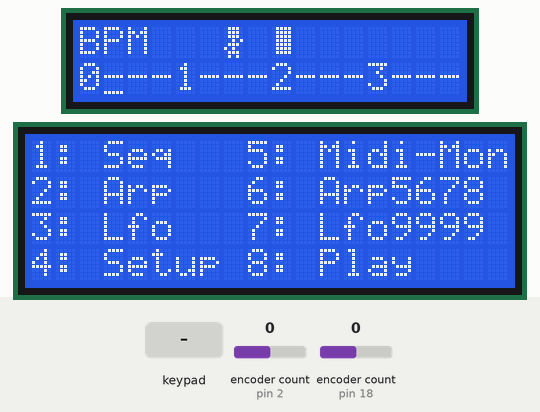
Recording of a sketch running on a simulated Arduino Mega 2560, built with avr-gcc and run on an emulated ATmega2560. Shown: 16×2 character LCD, 20×4 character LCD. Wiring (inferred from the signals the program sends): 4×4 keypad with keys 1 7 8 9 A 4 5 6 B C 2 3 D E 0 F: rows pin 54, pin 56, pin 59, pin 61; columns pin 55, pin 57, pin 58, pin 60. The inputs (shaded band) are chosen by the test bench; at power-on: encoder count (sensors on pin 2, pin 18) 0. MIDI output is not drawn; random numbers use the default seed unless the sketch sets one.

Above: at 1.3 s.
1.4 s: keypad keys 1 2 3 4 pressed 0.4 s apart
At 3.9 s:
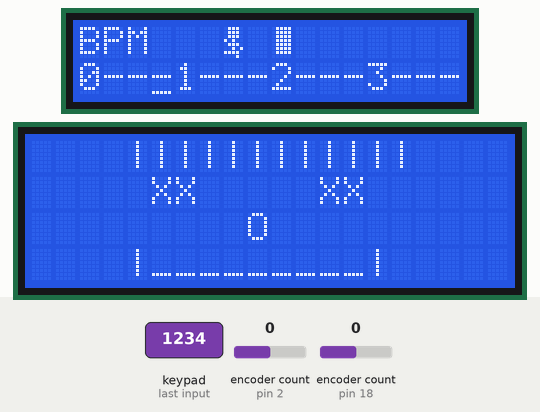
6.0 s: key '1' pressed
At 6.8 s:
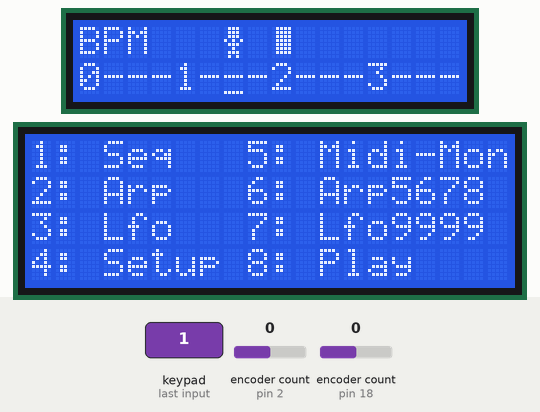
9.0 s: key '5' pressed
At 9.9 s:
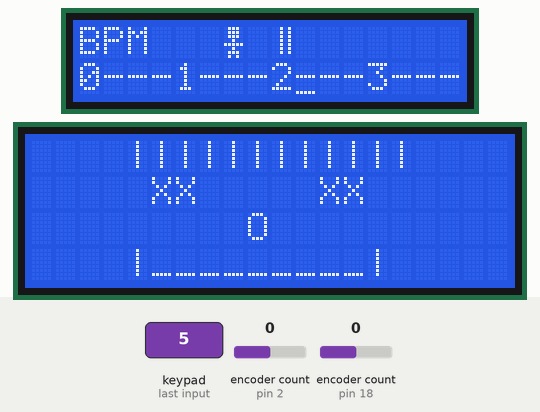
12.0 s: key 'D' pressed
At 12.5 s:
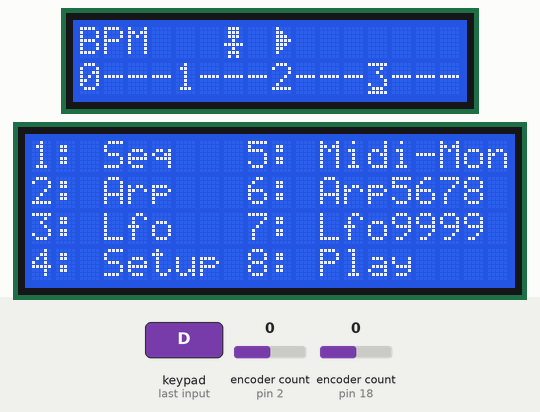
15.0 s: keypad keys 1 2 3 4 pressed 0.4 s apart
At 17.5 s:
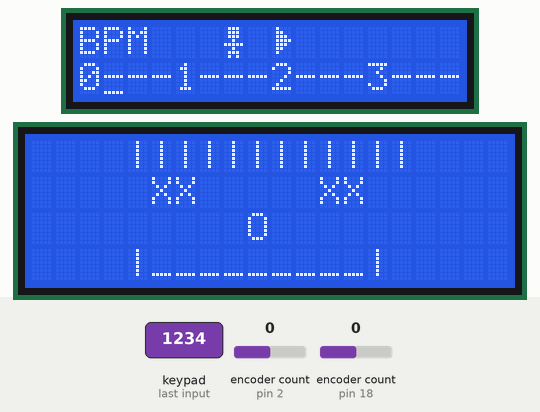
19.6 s: key '1' pressed
At 21.8 s:
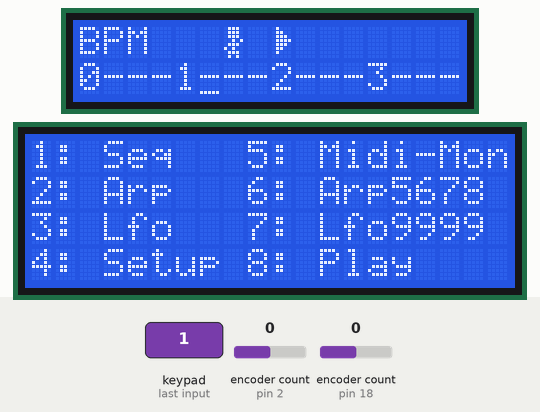
Timing chart, 0 to 23.3 s (numbered marks = the images above; inputs shaded):
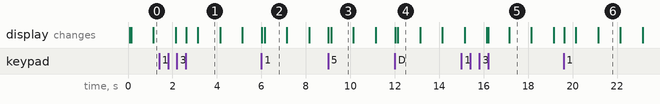

The sketch:

midiController.ino
```cpp
#include <Encoder.h>
#include <MIDI.h>
#include <TimerThree.h>

#include "input.h"
#include "customCharArrays.h"
#include "bpmClock.h"
#include "keyLayout.h"
#include "screen0Displays.h"
#include "screen1Displays.h"


#define DEBUG 1

Encoder rotEnc1(18, 19);
Encoder rotEnc0(2, 3);


struct MidiSettings : public midi::DefaultSettings{
    static const unsigned SysExMaxSize = 32; // Accept SysEx messages up to 32(old_1024) bytes long.
};

MIDI_CREATE_CUSTOM_INSTANCE(HardwareSerial, Serial3, MIDI, MidiSettings);


String noteNames[] = { "C", "C#", "D", "D#", "E", "F", "F#", "G", "G#", "A", "A#", "H" };


void setup() {
  analogWrite(lcd0Pwm, 128);
  analogWrite(lcd1Pwm, 128);
  analogWrite(lcd0Contrast, 80);
  analogWrite(lcd1Contrast, 50);

  lcd0.createChar(0, customCharPLAY);
  lcd0.createChar(1, customCharPAUSE);
  lcd0.createChar(2, customCharSTOP);

  lcd0.createChar(3, customCharMEN0);
  lcd0.createChar(4, customCharMEN1);
  lcd0.createChar(5, customCharMEN2);
  lcd0.createChar(6, customCharMEN3);
  lcd0.createChar(7, customCharMEN4);

  lcd1.createChar(3, customCharMEN0);
  lcd1.createChar(4, customCharMEN1);
  lcd1.createChar(5, customCharMEN2);
  lcd1.createChar(6, customCharMEN3);
  lcd1.createChar(7, customCharMEN4);

  lcd0.begin(16, 2);
  lcd1.begin(20, 4);
  lcd0.cursor();

  if(DEBUG){ Serial.begin(115200); }

  MIDI.setHandleNoteOn(false);
  MIDI.setHandleNoteOff(false);
  MIDI.setHandleControlChange(false);
  MIDI.setHandleClock(false);
  MIDI.setHandleStart(false);
  MIDI.setHandleContinue(false);
  MIDI.setHandleStop(false);
  MIDI.begin(MIDI_CHANNEL_OMNI);

  Timer3.initialize(microFromBpm(60));
  Timer3.attachInterrupt(countBpm);
}


void checkMenuPLAY(byte keys){

}


void checkMenuAction(byte keys){
  if(keys==0){ return;  }
  else if(keys==1){ menuPos = 0;}
  if(menuPos!=menuPosOld){ // render main screen if menuposition changed
    screen1Displayed = 0;
    menuPosOld = menuPos;
  }

  if(menuPos==0 ){              // MAIN MENU
    menuPos = getFromLayout(keys, NUMBER_LAYOUT);
  } else if(menuPos==7 ){       // PLAY SCREEN
    checkMenuPLAY(keys);
  } else {
    menuPos = 0;
  }
}


byte priorityCnt = 0;
byte priorityLevel1 = 15;
byte priorityLevel2 = 255;

void priority1Loop(){
  byte keys = readKeyPad();
  checkMenuAction(keys);
}

void priority2Loop(){
  checkScreen1();
  checkScreen0();
}


void loop() {
  MIDI.read(); // repeat fast as possible // level 0 priority
  if(priorityCnt&priorityLevel1==priorityLevel1){ priority1Loop(); }
  if(priorityCnt&priorityLevel2==priorityLevel2){ priority2Loop(); }

  priorityCnt++;
}


//////////////////////////////////////////////////////
////////////// For later use, or not. ///////////////
////////////////////////////////////////////////////

void debugInput(byte keys){
  if(keys>0){
    lcd1.setCursor(0,0);
    lcd1.print(keys&15);
    lcd1.setCursor(0,1);
    lcd1.print(keys>>4&15);
    lcd1.setCursor(9,0);
    lcd1.print(keys, BIN);
    lcd1.setCursor(9,1);
    lcd1.print(keys, DEC);
  }
    lcd1.setCursor(0,2);
    lcd1.print("    ");
    lcd1.setCursor(0,2);
    lcd1.print(rotEnc0.read());
    lcd1.setCursor(0,3);
    lcd1.print("    ");
    lcd1.setCursor(0,3);
    lcd1.print(rotEnc1.read());
}
```

bpmClock.h
```cpp
// variables for bpm and sequencers
volatile unsigned int bpmCount = 0;
volatile byte screen0Displayed = 0;

unsigned long microFromBpm(int bpm){
  return (60*1000000)/bpm;
}

void countBpm(){ // interrupt event
  bpmCount++;
  screen0Displayed = 0;
}
```

customCharArrays.h
```cpp
byte customCharPLAY[8] = {
  0b01000,
  0b01100,
  0b01110,
  0b01111,
  0b01110,
  0b01100,
  0b01000,
  0b00000
};
byte customCharPAUSE[8] = {
  0b00101,
  0b00101,
  0b00101,
  0b00101,
  0b00101,
  0b00101,
  0b00101,
  0b00000
};
byte customCharSTOP[8] = {
  0b01111,
  0b01111,
  0b01111,
  0b01111,
  0b01111,
  0b01111,
  0b01111,
  0b00000
};

byte customCharMEN1[8] = {
  0b01110,
  0b01110,
  0b01110,
  0b00100,
  0b11111,
  0b00100,
  0b11111,
  0b00000
};
byte customCharMEN0[8] = {
  0b01110,
  0b01110,
  0b01110,
  0b00100,
  0b11111,
  0b00100,
  0b01110,
  0b01010
};
byte customCharMEN2[8] = {
  0b01110,
  0b01110,
  0b01110,
  0b10101,
  0b01110,
  0b00100,
  0b01110,
  0b01010
};
byte customCharMEN3[8] = {
  0b01110,
  0b01110,
  0b01110,
  0b00101,
  0b01110,
  0b10100,
  0b01110,
  0b01010
};
byte customCharMEN4[8] = {
  0b01110,
  0b01110,
  0b01110,
  0b10100,
  0b01110,
  0b00101,
  0b11110,
  0b00010
};
```

input.h
```cpp
byte readKeyPad() {
  PORTF =  B01011010; // setPullups
  DDRF =   B10100101; // set InpuOutput // zero==input

  static byte pressed = 0;
  byte activeRow = 0;
  byte activeCol = 0;
  byte f = PINF;

  if(f==B01011010){ // keypress
     pressed = 0;
     //Serial.println("clear");
  } else if(pressed==0){ // release
      pressed = 1;
      if(f==82){ activeRow = 1;
      } else if(f==74){ activeRow = 2;
      } else if(f==88){ activeRow = 3;
      } else if(f==26){ activeRow = 4;
      }


      PORTF =  B10100101; // setPullups
      DDRF =   B01011010; // set InpuOutput // zero==input
      PINF = PINF;
      f = PINF;

      if(f==164){ activeCol = 1;
      } else if(f==161){ activeCol = 2;
      } else if(f==133){ activeCol = 3;
      } else if(f==37){ activeCol = 4;
      }

    }

    return activeRow|(activeCol<<4);
}
```

keyLayout.h
```cpp
#define NUMBER_LAYOUT 0
#define NOTE_LAYOUT 1

byte getFromLayout(byte keys, byte keyLayout) {
  static char keyLayoutNUMBERS[] = {
       -1, 7, 8, 9,
       -1, 4, 5, 6,
       -1, 1, 2, 3,
       -1, -1, 0,-1
  };

  static char keyLayoutNOTES[] = {
       -1, 9, 10, 11,
       20, 6, 7, 8,
       30, 3, 4, 5,
       40, 0, 1,2
  };

  byte col = 3-((keys&15)-1);
  byte row = ((keys>>4)&15)-1;
  if(keyLayout==NUMBER_LAYOUT)    return keyLayoutNUMBERS[(col*4)+row];
  else if(keyLayout==NOTE_LAYOUT) return keyLayoutNOTES[(col*4)+row];
  else return 666;

}
```

screen0Displays.h
```cpp
#include <LiquidCrystal.h>
#define lcd0Pwm 12
#define lcd1Pwm 11
#define lcd0Contrast 10
#define lcd1Contrast 9
#define rs 51
#define en0 49
#define en1 53
#define d4 52
#define d5 50
#define d6 48
#define d7 46

LiquidCrystal lcd0(rs, en0, d4, d5, d6, d7);

void checkScreen0(){
  //lcd1.clear();
  if(screen0Displayed==1) return;
  screen0Displayed = 1;
  lcd0.noCursor();
  lcd0.setCursor(0,0); lcd0.print("BPM");
  lcd0.setCursor(6,0); lcd0.write((uint8_t)random(5)+3);
  lcd0.setCursor(8,0); lcd0.write((uint8_t)random(3));
  lcd0.setCursor(0,1); lcd0.print("0---1---2---3---");
  lcd0.cursor();
  lcd0.setCursor(((bpmCount)&15),1); // sequence thru steps
}
```

screen1Displays.h
```cpp
#include <LiquidCrystal.h>
#define lcd0Pwm 12
#define lcd1Pwm 11
#define lcd0Contrast 10
#define lcd1Contrast 9
#define rs 51
#define en0 49
#define en1 53
#define d4 52
#define d5 50
#define d6 48
#define d7 46
LiquidCrystal lcd1(rs, en1, d4, d5, d6, d7);

// Global Variables ---- MENU //////
byte menuPos = 0;
byte menuPosOld = 0;

byte screen1Displayed = 0;

void dispMenu0(){
  lcd1.setCursor(0,0); lcd1.print("1: Seq    ");
  lcd1.setCursor(0,1); lcd1.print("2: Arp    ");
  lcd1.setCursor(0,2); lcd1.print("3: Lfo    ");
  lcd1.setCursor(0,3); lcd1.print("4: Setup  ");
  lcd1.setCursor(9,0); lcd1.print("5: Midi-Mon");
  lcd1.setCursor(9,1); lcd1.print("6: Arp5678");
  lcd1.setCursor(9,2); lcd1.print("7: Lfo9999");
  lcd1.setCursor(9,3); lcd1.print("8: Play");
}

void dispMenuX(){
  lcd1.clear();
  lcd1.setCursor(0,0); lcd1.print("    ||||||||||||");
  lcd1.setCursor(0,1); lcd1.print("     XX     XX");
  lcd1.setCursor(0,2); lcd1.print("         O");
  lcd1.setCursor(0,3); lcd1.print("    |_________|");
}

void dispMenuPLAY(){
  lcd1.clear();
  lcd1.setCursor(0,0); lcd1.print("Octave:");
  lcd1.setCursor(0,1); lcd1.print("Note:  ");
  lcd1.setCursor(0,2); lcd1.print("NoteNr:");
  lcd1.setCursor(0,3); lcd1.write(3);lcd1.write(4);lcd1.write(5);lcd1.write(6);lcd1.write(7);lcd1.write(8);lcd1.write(9);lcd1.write(3);lcd1.write(4);lcd1.write(5);lcd1.write(6);lcd1.write(7);lcd1.write(8);lcd1.write(9);lcd1.write(3);lcd1.write(4);lcd1.write(5);lcd1.write(6);lcd1.write(7);lcd1.write(8);
}

void checkScreen1(){
  if(screen1Displayed==0){
    if(menuPos==0){ dispMenu0(); }            // MAIN MENU
    else if(menuPos==7){ dispMenuPLAY(); }    // PLAY SCREEN
    else { dispMenuX(); }
    screen1Displayed = 1;
  }
}
```

Measured:
- what the display in image 1 shows lasts 1.0 s, from 3.1 s to 4.1 s
